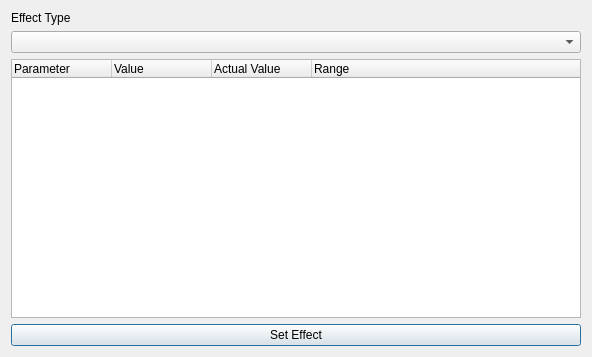
<?xml version="1.0" encoding="UTF-8"?>
<ui version="4.0">
 <class>uiCompactEffectsDialog</class>
 <widget class="QDialog" name="uiCompactEffectsDialog">
  <property name="geometry">
   <rect>
    <x>0</x>
    <y>0</y>
    <width>592</width>
    <height>357</height>
   </rect>
  </property>
  <property name="windowTitle">
   <string>Compact Effects</string>
  </property>
  <property name="windowIcon">
   <iconset>
    <normaloff>icons/Sound-Mixer-icon.png</normaloff>icons/Sound-Mixer-icon.png</iconset>
  </property>
  <layout class="QVBoxLayout" name="verticalLayout">
   <item>
    <widget class="QLabel" name="uiEffTypeLabel">
     <property name="text">
      <string>Effect Type</string>
     </property>
    </widget>
   </item>
   <item>
    <widget class="QComboBox" name="uiEffectTypeList"/>
   </item>
   <item>
    <widget class="QTreeWidget" name="uiEffectParameters">
     <property name="rootIsDecorated">
      <bool>false</bool>
     </property>
     <property name="itemsExpandable">
      <bool>false</bool>
     </property>
     <property name="expandsOnDoubleClick">
      <bool>false</bool>
     </property>
     <property name="columnCount">
      <number>4</number>
     </property>
     <column>
      <property name="text">
       <string>Parameter</string>
      </property>
     </column>
     <column>
      <property name="text">
       <string>Value</string>
      </property>
     </column>
     <column>
      <property name="text">
       <string>Actual Value</string>
      </property>
     </column>
     <column>
      <property name="text">
       <string>Range</string>
      </property>
     </column>
    </widget>
   </item>
   <item>
    <widget class="QPushButton" name="uiToggleEffect">
     <property name="text">
      <string>Set Effect</string>
     </property>
     <property name="checkable">
      <bool>true</bool>
     </property>
    </widget>
   </item>
  </layout>
 </widget>
 <resources/>
 <connections/>
</ui>
